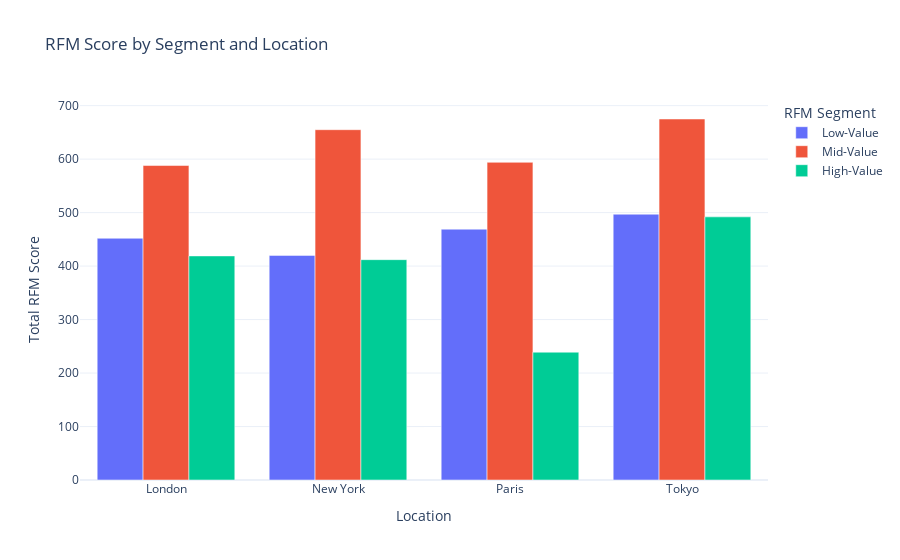

The notebook cell this image was saved under:
### Code cell
# Group by 'Value Segment' and 'Location' and sum the 'RFM_Score'
grouped_data = data.groupby(['Value_Segment', 'Location'])['RFM_Score'].sum().reset_index()

# Create a bar plot using Plotly Express
fig = px.bar(grouped_data, x='Location', y='RFM_Score', color='Value_Segment', barmode='group',
             title='RFM Score by Segment and Location',
             labels={'RFM_Score': 'Total RFM Score', 'Location': 'Location', 'Value_Segment': 'RFM Segment'})

# Show the figure
fig.show()

### Figure 1 — Plotly figure (JSON) as saved in the notebook; plotly's stock layout.template omitted (floating-point values rounded to 4 significant figures)
{"data": [{"alignmentgroup": "True", "hovertemplate": "RFM Segment=Low-Value<br>Location=%{x}<br>Total RFM Score=%{y}<extra></extra>", "legendgroup": "Low-Value", "marker": {"color": "#636efa", "pattern": {"shape": ""}}, "name": "Low-Value", "offsetgroup": "Low-Value", "orientation": "v", "showlegend": true, "textposition": "auto", "type": "bar", "x": ["London", "New York", "Paris", "Tokyo"], "xaxis": "x", "y": [452, 420, 469, 497], "yaxis": "y"}, {"alignmentgroup": "True", "hovertemplate": "RFM Segment=Mid-Value<br>Location=%{x}<br>Total RFM Score=%{y}<extra></extra>", "legendgroup": "Mid-Value", "marker": {"color": "#EF553B", "pattern": {"shape": ""}}, "name": "Mid-Value", "offsetgroup": "Mid-Value", "orientation": "v", "showlegend": true, "textposition": "auto", "type": "bar", "x": ["London", "New York", "Paris", "Tokyo"], "xaxis": "x", "y": [588, 655, 594, 675], "yaxis": "y"}, {"alignmentgroup": "True", "hovertemplate": "RFM Segment=High-Value<br>Location=%{x}<br>Total RFM Score=%{y}<extra></extra>", "legendgroup": "High-Value", "marker": {"color": "#00cc96", "pattern": {"shape": ""}}, "name": "High-Value", "offsetgroup": "High-Value", "orientation": "v", "showlegend": true, "textposition": "auto", "type": "bar", "x": ["London", "New York", "Paris", "Tokyo"], "xaxis": "x", "y": [419, 412, 239, 492], "yaxis": "y"}], "layout": {"barmode": "group", "legend": {"title": {"text": "RFM Segment"}, "tracegroupgap": 0}, "title": {"text": "RFM Score by Segment and Location"}, "xaxis": {"anchor": "y", "domain": [0, 1], "title": {"text": "Location"}}, "yaxis": {"anchor": "x", "domain": [0, 1], "title": {"text": "Total RFM Score"}}}}
